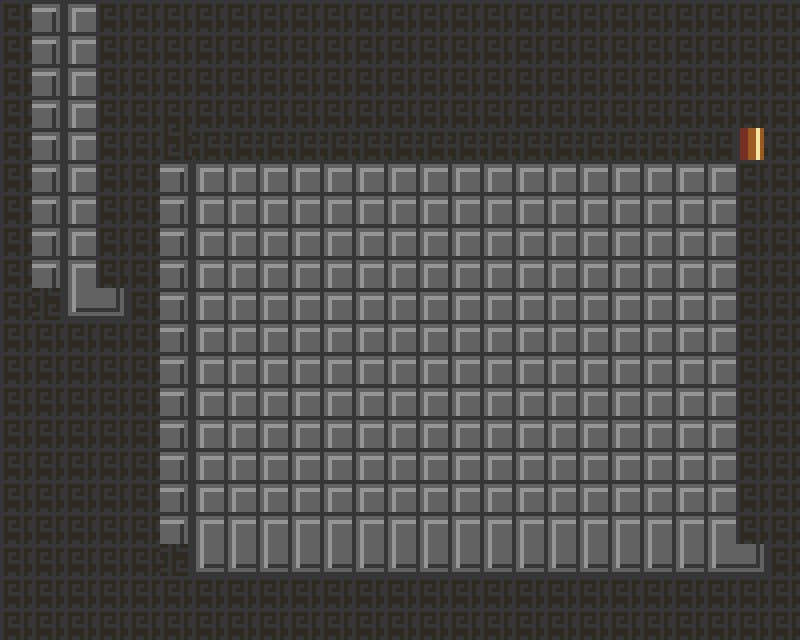

A 2D game scene composited from a Tiled map and its tileset images. What follows is a short description and the map's XML, with each tile layer's data collapsed to a summary:
An orthogonal 25x20 tile map with 32x32 px tiles, 1 tile layer (Background).

<map version="1.0" orientation="orthogonal" width="25" height="20" tilewidth="32" tileheight="32">
 <tileset firstgid="1" name="background-tiles" tilewidth="32" tileheight="32">
  <image source="gfx/background-tiles.png" width="256" height="64" />
 </tileset>
 <layer name="Background" width="25" height="20">
  <data>[500 cells, 500 non-empty, 10 distinct tile ids]</data>
 </layer>
</map>